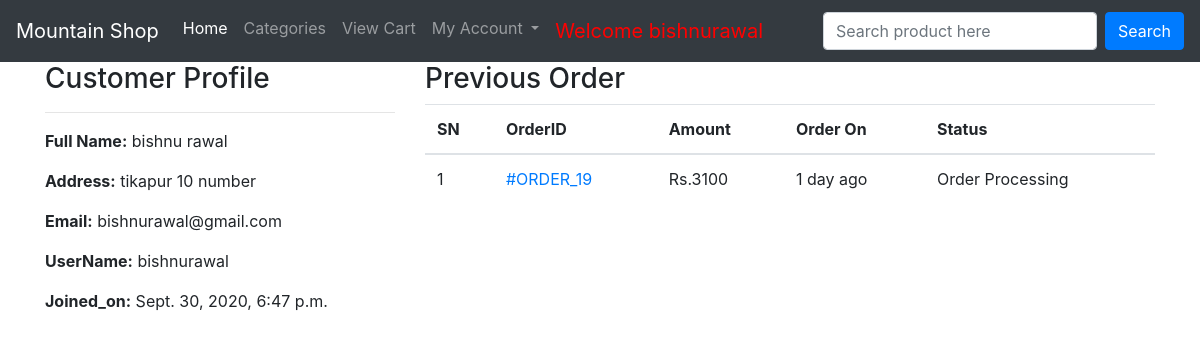
Before: /profile/ (signed in) with the older database file.
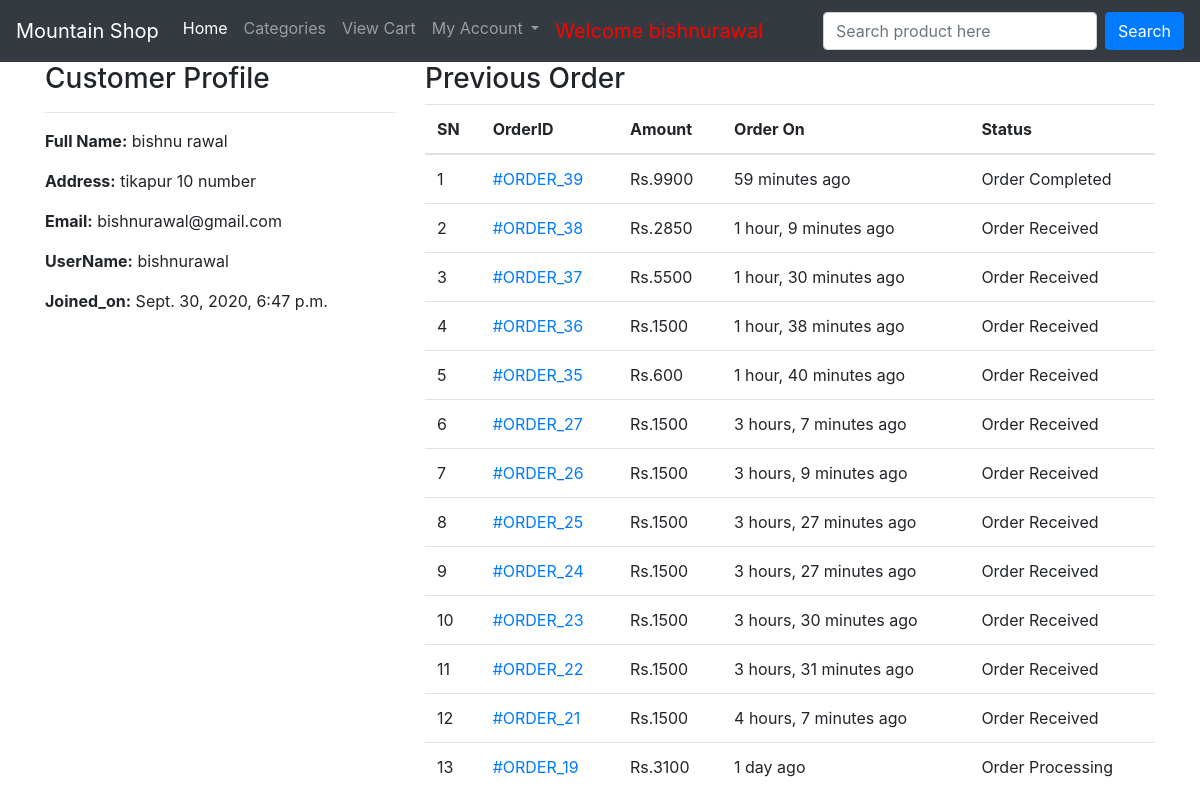
After: the same page with the newer database file.
### ecomapp/models.py (models this page shows, shortened)
class Customer(models.Model):
    user=models.OneToOneField(User,on_delete=models.CASCADE)
    full_name = models.CharField(max_length=200)
    address=models.CharField(max_length=200,blank=True,null=True)
    joined_on=models.DateTimeField(auto_now_add=True)

class Order(models.Model):
    cart=models.OneToOneField(Cart,on_delete=models.CASCADE)
    ordered_by=models.CharField(max_length=200)
    shipping_address=models.CharField(max_length=200)
    mobile=models.CharField(max_length=10)
    email=models.EmailField(null=True,blank=True)
    subtotal=models.PositiveIntegerField()
    discount=models.PositiveIntegerField()
    total=models.PositiveIntegerField()
    order_status=models.CharField(max_length=50,choices=ORDER_STATUS)
    created_at=models.DateTimeField(auto_now_add=True)
    payment_method=models.CharField(max_length=20,choices=METHOD,default="Cash On Delivery")
    payment_completed=models.BooleanField(default=False,null=True,blank=True)

### ecomapp/views.py (the view)
# urls.py: path('profile/',CustomerDetailView.as_view(),name='customerprofile'),
class CustomerDetailView(TemplateView):
    template_name='customerprofile.html'
    def dispatch(self,request,*args,**kwargs):
        if request.user.is_authenticated and Customer.objects.filter(user=request.user).exists():
            pass
        else:
            return redirect('/login/?next=/profile/')
        return super().dispatch(request,*args,**kwargs)
    def get_context_data(self,**kwargs):
        context=super().get_context_data(**kwargs)
        customer=self.request.user.customer
        context['customer']=customer
        order=Order.objects.filter(cart__customer=customer).order_by('-id')
        context['orders']=order
        return context

### templates/customerprofile.html (shortened to what this page needs)
{% extends 'base.html'%}
{%block content%}
<div class="container">
    <div class="row">
        <div class="col-md-4">
            <h3>Customer Profile</h3><hr>
            <p><span class="font-weight-bold">Full Name:</span> {{customer.full_name}}</p>
            <p><span class="font-weight-bold">Address:</span> {{customer.address}}</p>
            <p><span class="font-weight-bold">Email:</span> {{customer.user.email}}</p>
            <p><span class="font-weight-bold">UserName:</span> {{customer.user.username}}</p>
            <p><span class="font-weight-bold">Joined_on:</span> {{customer.joined_on}}</p>
        </div>
        <div class="col-md-8">
            <h3>Previous Order</h3>
            <table class="table">
                <thead>
                    <tr>
                        <th>SN</th>
                        <th>OrderID</th>
                        <th>Amount</th>
                        <th>Order On</th>
                        <th>Status</th>
                    </tr>
                </thead>
                <tbody>
                    {%for ord in orders%}
                    <tr>
                        <td>{{forloop.counter}}</td>
                        <td><a href="{% url 'ecomapp:customerorderdetail' ord.pk%}">#ORDER_{{ord.id}}</a></td>
                        <td>Rs.{{ord.total}}</td>
                        <td>{{ord.created_at|timesince}} ago</td>
                        <td>{{ord.order_status}}</td>
                    </tr>
                    {%endfor%}
                </tbody>
            </table>
        </div>
    </div>
</div>
{%endblock%}

### templates/base.html (shortened to what this page needs)
<!DOCTYPE html>
<html lang="en">
<head>
    <link rel="stylesheet" href="https://stackpath.bootstrapcdn.com/bootstrap/4.5.2/css/bootstrap.min.css">
</head>
<body>
    <nav class="navbar navbar-expand-lg navbar-dark bg-dark">
        <a class="navbar-brand" href="{% url 'ecomapp:home'%}">Mountain Shop </a>
        <div class="collapse navbar-collapse" id="navbarSupportedContent">
          <ul class="navbar-nav mr-auto">
            <li class="nav-item active">
              <a class="nav-link" href="{% url 'ecomapp:home'%}">Home <span class="sr-only">(current)</span></a>
            </li>
            <li class="nav-item">
              <a class="nav-link" href="{% url 'ecomapp:allproducts'%}">Categories</a>
            </li>
            <li class="nav-item">
                <a class="nav-link" href="{% url 'ecomapp:mycart'%}">View Cart</a>
              </li>
            <li class="nav-item dropdown">
              <a class="nav-link dropdown-toggle" href="#" id="navbarDropdown" role="button" data-toggle="dropdown" aria-haspopup="true" aria-expanded="false">
                My Account
              </a>
            </li>
            {%if request.user.customer%}
            <li class="nav-item">
              <a class="nav-link" style="color: red;font-size:20px">Welcome {{request.user.username}}</a>
            </li>
            {%endif%}
          </ul>
          <form class="form-inline my-2 my-lg-0" action="/search/" method="GET" >
            <input name='keyword' class="form-control mr-sm-2" type="search" placeholder="Search product here" aria-label="Search" required>
            <button class="btn btn-primary my-2 my-sm-0" type="submit">Search</button>
          </form>
        </div>
      </nav>
    {% block content%}
    {%endblock%}
</body>
</html>

Changed rows visible on the page:
added Order: id "39", total "9900", created_at "59 minutes", order_status "Order Completed"
added Order: id "38", total "2850", created_at "1 hour, 9 minutes", order_status "Order Received"
added Order: id "37", total "5500", created_at "1 hour, 30 minutes", order_status "Order Received"
added Order: id "36", total "1500", created_at "1 hour, 38 minutes", order_status "Order Received"
added Order: id "35", total "600", created_at "1 hour, 40 minutes", order_status "Order Received"
added Order: id "27", total "1500", created_at "3 hours, 7 minutes", order_status "Order Received"
added Order: id "26", total "1500", created_at "3 hours, 9 minutes", order_status "Order Received"
added Order: id "25", total "1500", created_at "3 hours, 27 minutes", order_status "Order Received"
added Order: id "24", total "1500", created_at "3 hours, 27 minutes", order_status "Order Received"
added Order: id "23", total "1500", created_at "3 hours, 30 minutes", order_status "Order Received"
added Order: id "22", total "1500", created_at "3 hours, 31 minutes", order_status "Order Received"
added Order: id "21", total "1500", created_at "4 hours, 7 minutes", order_status "Order Received"
